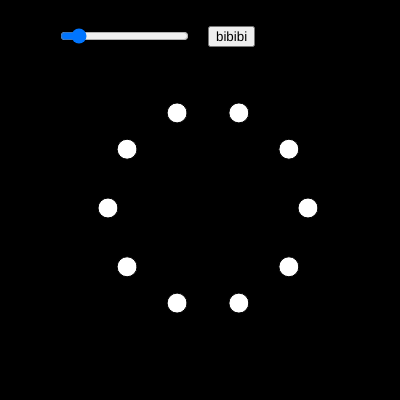
Frame 1 (no input)
Frame 60 (no input): identical to frame 1, image omitted
Frame 120 (the mouse pressed at the canvas centre since frame 60): identical to frame 1, image omitted

The p5.js sketch that drew this single still picture (run headless with seeded random() and noise() and a simulated clock; from frame 60 on, the mouse is pressed at the canvas centre):

// p5.js sketch
// ── sketch.js
var elesize=20;
var H;
var S;
var B;
function setup() {
  createCanvas(400,400);
  var myslider = createSlider(0,100,10);
  var myBtn = createButton("bibibi");
  myBtn.position(windowWidth/2,windowHeight/16);
  myslider.position(windowWidth/2-150,windowHeight/16);
  myslider.changed(Changeasize);
  myBtn.mouseClicked(ChangeaColor);
  }
  
function draw(){
  background(0);
  colorMode(HSB, 360,width,height);
  for(var i =0; i < 10; i++){
    fill(H, S, B);
 ellipse(cos(map(i, 0,10,0, TWO_PI))*100+windowWidth/2,
  sin(map(i,0,10,0,TWO_PI))*100+windowHeight/2,elesize,elesize
  );
    
  }
}

 function Changeasize(){
   elesize = this.value();
 }
function ChangeaColor(){
  H=random(360);
  S=random(width);
  B=random(height);
}
